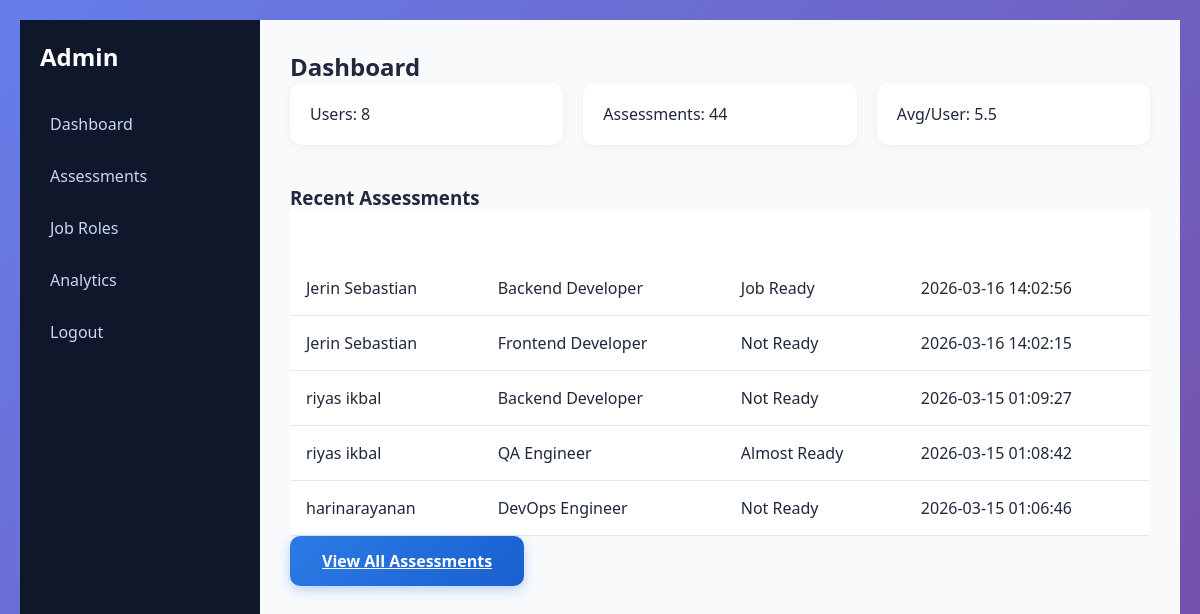
The app's page /admin/dashboard (signed in), older data.
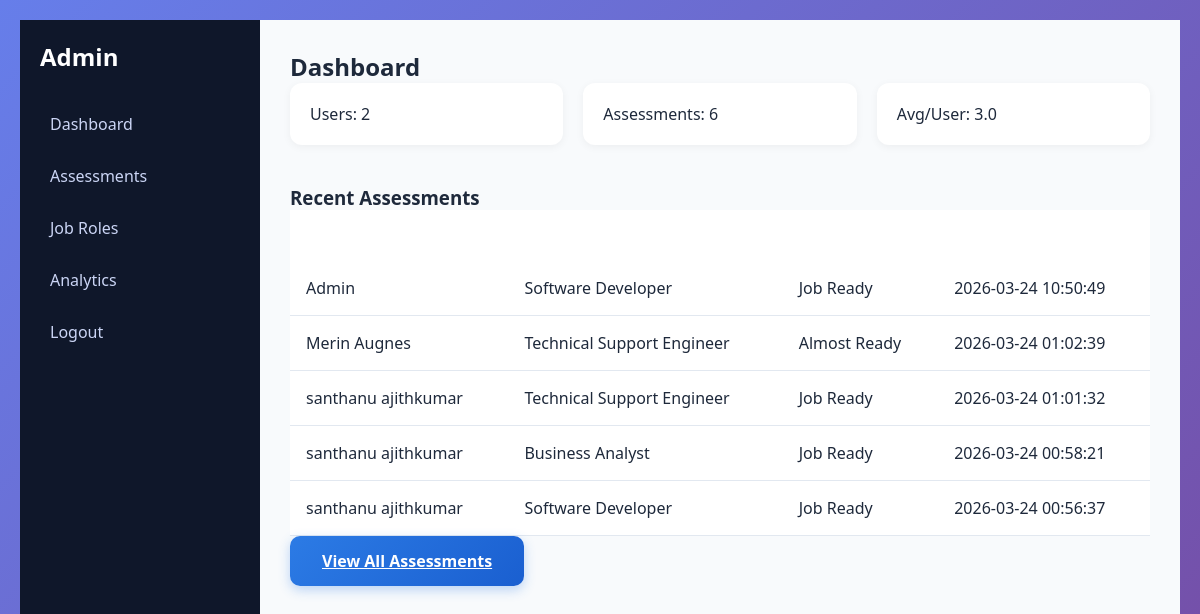
The same page, newer data.
### tables this page shows
CREATE TABLE assessments (
            id INTEGER PRIMARY KEY AUTOINCREMENT,
            user_id INTEGER,
            job_role TEXT,
            total_gap INTEGER,
            readiness TEXT,
            created_at TEXT,
            FOREIGN KEY (user_id) REFERENCES users(id)
        );

CREATE TABLE users (
            id INTEGER PRIMARY KEY AUTOINCREMENT,
            name TEXT,
            email TEXT UNIQUE,
            password_hash TEXT,
            role TEXT DEFAULT 'user'
        );

### app.py (the view)
@app.route('/admin/dashboard')
def admin_dashboard():
    if not admin_required():
        return redirect(url_for('login'))
    conn = sqlite3.connect("hiremind.db")
    cursor = conn.cursor()
    cursor.execute("SELECT COUNT(*) FROM users WHERE role='user'")
    total_users = cursor.fetchone()[0]
    cursor.execute("SELECT COUNT(*) FROM assessments")
    total_assessments = cursor.fetchone()[0]
    avg = total_assessments / total_users if total_users else 0
    cursor.execute("""
        SELECT users.name, job_role, readiness, created_at
        FROM assessments
        JOIN users ON users.id = assessments.user_id
        ORDER BY created_at DESC
        LIMIT 5
    """)
    recent = cursor.fetchall()
    conn.close()
    return render_template("admin_dashboard.html",
                           total_users=total_users,
                           total_assessments=total_assessments,
                           avg=avg,
                           recent=recent)

### app.py (called while the page is built)
def admin_required():
    if 'user_id' not in session or not session.get('is_admin'):
        return False
    return True

### templates/admin_dashboard.html
{% extends "admin_base.html" %}
{% block content %}
<h2>Dashboard</h2>
<div class="results-summary">
    <div class="card">Users: {{ total_users }}</div>
    <div class="card">Assessments: {{ total_assessments }}</div>
    <div class="card">Avg/User: {{ "%.1f"|format(avg) }}</div>
</div>
<h3>Recent Assessments</h3>
<table class="modern-table">
<tr><th>User</th><th>Role</th><th>Status</th><th>Date</th></tr>
{% for r in recent %}
<tr>
<td>{{ r[0] }}</td>
<td>{{ r[1] }}</td>
<td>{{ r[2] }}</td>
<td>{{ r[3] }}</td>
</tr>
{% endfor %}
</table>
<a href="/admin/assessments" class="btn-primary">View All Assessments</a>
{% endblock %}

Row changes from the older to the newer data that the page shows:
removed assessments: name "Jerin Sebastian", job_role "Backend Developer", readiness "Job Ready", created_at "2026-03-16 14:02:56"
removed assessments: name "Jerin Sebastian", job_role "Frontend Developer", readiness "Not Ready", created_at "2026-03-16 14:02:15"
removed assessments: name "riyas ikbal", job_role "Backend Developer", readiness "Not Ready", created_at "2026-03-15 01:09:27"
removed assessments: name "riyas ikbal", job_role "QA Engineer", readiness "Almost Ready", created_at "2026-03-15 01:08:42"
removed assessments: name "harinarayanan", job_role "DevOps Engineer", readiness "Not Ready", created_at "2026-03-15 01:06:46"
now on this page (row edited): assessments: name "Admin", job_role "Software Developer", readiness "Job Ready", created_at "2026-03-24 10:50:49"
now on this page (row edited): assessments: name "Merin Augnes", job_role "Technical Support Engineer", readiness "Almost Ready", created_at "2026-03-24 01:02:39"
now on this page (row edited): assessments: name "santhanu ajithkumar", job_role "Technical Support Engineer", readiness "Job Ready", created_at "2026-03-24 01:01:32"
now on this page (row edited): assessments: name "santhanu ajithkumar", job_role "Business Analyst", readiness "Job Ready", created_at "2026-03-24 00:58:21"
now on this page (row edited): assessments: name "santhanu ajithkumar", job_role "Software Developer", readiness "Job Ready", created_at "2026-03-24 00:56:37"
Text that changed along with them:
{{ total_users }}: "8" → "2"
{{ total_assessments }}: "44" → "6"
{{ "%.1f"|format(avg) }}: "5.5" → "3.0"
